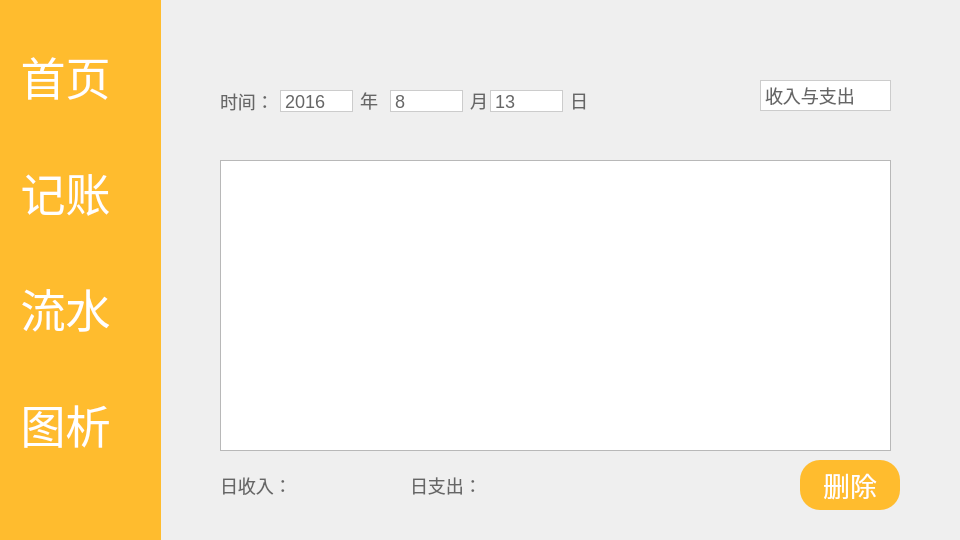
<?xml version="1.0" encoding="UTF-8"?>
<ui version="4.0">
 <class>accountStatement</class>
 <widget class="QDialog" name="accountStatement">
  <property name="geometry">
   <rect>
    <x>0</x>
    <y>0</y>
    <width>960</width>
    <height>540</height>
   </rect>
  </property>
  <property name="minimumSize">
   <size>
    <width>960</width>
    <height>540</height>
   </size>
  </property>
  <property name="maximumSize">
   <size>
    <width>960</width>
    <height>540</height>
   </size>
  </property>
  <property name="acceptDrops">
   <bool>false</bool>
  </property>
  <property name="windowTitle">
   <string>虎图帐</string>
  </property>
  <property name="windowIcon">
   <iconset resource="img.qrc">
    <normaloff>:/img/icon.jpg</normaloff>:/img/icon.jpg</iconset>
  </property>
  <property name="styleSheet">
   <string notr="true">#chart{
	background-color: #fafafa;
}
QLabel {
	font-family: &quot;微软雅黑&quot;;
	font-size: 18px;
	color: #666;
}

QPushButton#AccountStatementBtn,QPushButton#AccountingBtn,QPushButton#ChartBtn,QPushButton#HomepageBtn {
    color: #fff;
    font-size: 45px;
    font-family: &quot;逐浪雅宋体&quot;;
    line-height: 80px;
    height: 80px;
    border: 0;
}

QPushButton#AccountStatementBtn:hover,QPushButton#AccountingBtn:hover,QPushButton#ChartBtn:hover,QPushButton#HomepageBtn:hover {

	background-image: url(:/img/hoverBackground.png);
}
QPushButton#AccountStatementBtn:pressed,QPushButton#AccountingBtn:pressed,QPushButton#ChartBtn:pressed,QPushButton#HomepageBtn:pressed {

	background-image: url(:/img/pressedBackground.png);
}
QWidget#leftContainer{
    background-color:#ffbc2e
}
QComboBox {
	line-height: 20px;
    height: 20px;
    font-family: &quot;微软雅黑&quot;;
    font-size: 18px;
    color: #666;
	border: 1px solid #ccc;
}

QComboBox::down-arrow {
	width: 16px;
  
	image: url(:/img/btnDownUnChecked.png);
	background-color: #fff;
}
QComboBox::down-arrow:pressed{
    
	image: url(:/img/btnDownChecked.png);
}
QComboBox::drop-down {
	border: 0;
}
#EditBtn {
	border: 0;
	font-family: &quot;逐浪雅宋体&quot;;
	color: #fff;
	font-size: 27px;
	background-color: #ffbc2e;
	border-radius: 20px;
}
#setBtn {
	border: 0;
	background-image: url(:/img/keyUnclicked.png);
}
#setBtn:pressed {
	background-image :url(:/img/keyCLicked.png)
}</string>
  </property>
  <widget class="QTableView" name="tableView">
   <property name="geometry">
    <rect>
     <x>220</x>
     <y>160</y>
     <width>671</width>
     <height>291</height>
    </rect>
   </property>
   <property name="sizeAdjustPolicy">
    <enum>QAbstractScrollArea::AdjustIgnored</enum>
   </property>
   <attribute name="verticalHeaderVisible">
    <bool>false</bool>
   </attribute>
   <attribute name="verticalHeaderHighlightSections">
    <bool>true</bool>
   </attribute>
  </widget>
  <widget class="QLabel" name="IncomeLabel">
   <property name="geometry">
    <rect>
     <x>290</x>
     <y>470</y>
     <width>81</width>
     <height>31</height>
    </rect>
   </property>
   <property name="text">
    <string/>
   </property>
  </widget>
  <widget class="QComboBox" name="InOutcomeBox">
   <property name="geometry">
    <rect>
     <x>760</x>
     <y>80</y>
     <width>131</width>
     <height>31</height>
    </rect>
   </property>
   <item>
    <property name="text">
     <string>收入与支出</string>
    </property>
   </item>
   <item>
    <property name="text">
     <string>收入</string>
    </property>
   </item>
   <item>
    <property name="text">
     <string>支出</string>
    </property>
   </item>
  </widget>
  <widget class="QLabel" name="IncomeLabel_2">
   <property name="geometry">
    <rect>
     <x>410</x>
     <y>470</y>
     <width>81</width>
     <height>31</height>
    </rect>
   </property>
   <property name="text">
    <string>日支出：</string>
   </property>
  </widget>
  <widget class="QLabel" name="OutcomeLabel">
   <property name="geometry">
    <rect>
     <x>480</x>
     <y>470</y>
     <width>81</width>
     <height>31</height>
    </rect>
   </property>
   <property name="text">
    <string/>
   </property>
  </widget>
  <widget class="QLabel" name="OutcomeLabel_2">
   <property name="geometry">
    <rect>
     <x>220</x>
     <y>470</y>
     <width>81</width>
     <height>31</height>
    </rect>
   </property>
   <property name="text">
    <string>日收入：</string>
   </property>
  </widget>
  <widget class="QWidget" name="horizontalLayoutWidget">
   <property name="geometry">
    <rect>
     <x>0</x>
     <y>0</y>
     <width>161</width>
     <height>561</height>
    </rect>
   </property>
   <layout class="QHBoxLayout" name="lOuterLayout">
    <property name="spacing">
     <number>0</number>
    </property>
    <item>
     <widget class="QWidget" name="leftContainer" native="true">
      <property name="enabled">
       <bool>true</bool>
      </property>
      <widget class="QWidget" name="verticalLayoutWidget_3">
       <property name="geometry">
        <rect>
         <x>0</x>
         <y>0</y>
         <width>131</width>
         <height>501</height>
        </rect>
       </property>
       <layout class="QVBoxLayout" name="leftLayout">
        <property name="spacing">
         <number>0</number>
        </property>
        <property name="leftMargin">
         <number>0</number>
        </property>
        <property name="topMargin">
         <number>0</number>
        </property>
        <property name="rightMargin">
         <number>0</number>
        </property>
        <item>
         <widget class="QPushButton" name="HomepageBtn">
          <property name="text">
           <string>首页</string>
          </property>
          <property name="flat">
           <bool>false</bool>
          </property>
         </widget>
        </item>
        <item>
         <widget class="QPushButton" name="AccountingBtn">
          <property name="text">
           <string>记账</string>
          </property>
          <property name="flat">
           <bool>false</bool>
          </property>
         </widget>
        </item>
        <item>
         <widget class="QPushButton" name="AccountStatementBtn">
          <property name="text">
           <string>流水</string>
          </property>
         </widget>
        </item>
        <item>
         <widget class="QPushButton" name="ChartBtn">
          <property name="text">
           <string>图析</string>
          </property>
         </widget>
        </item>
       </layout>
      </widget>
     </widget>
    </item>
   </layout>
  </widget>
  <widget class="QPushButton" name="EditBtn">
   <property name="geometry">
    <rect>
     <x>800</x>
     <y>460</y>
     <width>100</width>
     <height>50</height>
    </rect>
   </property>
   <property name="text">
    <string>删除</string>
   </property>
  </widget>
  <widget class="QComboBox" name="YearBox">
   <property name="geometry">
    <rect>
     <x>280</x>
     <y>90</y>
     <width>73</width>
     <height>22</height>
    </rect>
   </property>
   <item>
    <property name="text">
     <string>2016</string>
    </property>
   </item>
   <item>
    <property name="text">
     <string>2017</string>
    </property>
   </item>
   <item>
    <property name="text">
     <string>2018</string>
    </property>
   </item>
   <item>
    <property name="text">
     <string>2019</string>
    </property>
   </item>
   <item>
    <property name="text">
     <string>2020</string>
    </property>
   </item>
   <item>
    <property name="text">
     <string>2021</string>
    </property>
   </item>
   <item>
    <property name="text">
     <string>2022</string>
    </property>
   </item>
   <item>
    <property name="text">
     <string>2023</string>
    </property>
   </item>
   <item>
    <property name="text">
     <string>2024</string>
    </property>
   </item>
   <item>
    <property name="text">
     <string>2025</string>
    </property>
   </item>
   <item>
    <property name="text">
     <string>2026</string>
    </property>
   </item>
   <item>
    <property name="text">
     <string>2027</string>
    </property>
   </item>
   <item>
    <property name="text">
     <string>2028</string>
    </property>
   </item>
   <item>
    <property name="text">
     <string>2029</string>
    </property>
   </item>
   <item>
    <property name="text">
     <string>2030</string>
    </property>
   </item>
  </widget>
  <widget class="QComboBox" name="MonthBox">
   <property name="geometry">
    <rect>
     <x>390</x>
     <y>90</y>
     <width>73</width>
     <height>22</height>
    </rect>
   </property>
   <property name="currentIndex">
    <number>7</number>
   </property>
   <item>
    <property name="text">
     <string>1</string>
    </property>
   </item>
   <item>
    <property name="text">
     <string>2</string>
    </property>
   </item>
   <item>
    <property name="text">
     <string>3</string>
    </property>
   </item>
   <item>
    <property name="text">
     <string>4</string>
    </property>
   </item>
   <item>
    <property name="text">
     <string>5</string>
    </property>
   </item>
   <item>
    <property name="text">
     <string>6</string>
    </property>
   </item>
   <item>
    <property name="text">
     <string>7</string>
    </property>
   </item>
   <item>
    <property name="text">
     <string>8</string>
    </property>
   </item>
   <item>
    <property name="text">
     <string>9</string>
    </property>
   </item>
   <item>
    <property name="text">
     <string>10</string>
    </property>
   </item>
   <item>
    <property name="text">
     <string>11</string>
    </property>
   </item>
   <item>
    <property name="text">
     <string>12</string>
    </property>
   </item>
  </widget>
  <widget class="QComboBox" name="DayBox">
   <property name="geometry">
    <rect>
     <x>490</x>
     <y>90</y>
     <width>73</width>
     <height>22</height>
    </rect>
   </property>
   <property name="currentIndex">
    <number>12</number>
   </property>
   <item>
    <property name="text">
     <string>1</string>
    </property>
   </item>
   <item>
    <property name="text">
     <string>2</string>
    </property>
   </item>
   <item>
    <property name="text">
     <string>3</string>
    </property>
   </item>
   <item>
    <property name="text">
     <string>4</string>
    </property>
   </item>
   <item>
    <property name="text">
     <string>5</string>
    </property>
   </item>
   <item>
    <property name="text">
     <string>6</string>
    </property>
   </item>
   <item>
    <property name="text">
     <string>7</string>
    </property>
   </item>
   <item>
    <property name="text">
     <string>8</string>
    </property>
   </item>
   <item>
    <property name="text">
     <string>9</string>
    </property>
   </item>
   <item>
    <property name="text">
     <string>10</string>
    </property>
   </item>
   <item>
    <property name="text">
     <string>11</string>
    </property>
   </item>
   <item>
    <property name="text">
     <string>12</string>
    </property>
   </item>
   <item>
    <property name="text">
     <string>13</string>
    </property>
   </item>
   <item>
    <property name="text">
     <string>14</string>
    </property>
   </item>
   <item>
    <property name="text">
     <string>15</string>
    </property>
   </item>
   <item>
    <property name="text">
     <string>16</string>
    </property>
   </item>
   <item>
    <property name="text">
     <string>17</string>
    </property>
   </item>
   <item>
    <property name="text">
     <string>18</string>
    </property>
   </item>
   <item>
    <property name="text">
     <string>19</string>
    </property>
   </item>
   <item>
    <property name="text">
     <string>20</string>
    </property>
   </item>
   <item>
    <property name="text">
     <string>21</string>
    </property>
   </item>
   <item>
    <property name="text">
     <string>22</string>
    </property>
   </item>
   <item>
    <property name="text">
     <string>23</string>
    </property>
   </item>
   <item>
    <property name="text">
     <string>24</string>
    </property>
   </item>
   <item>
    <property name="text">
     <string>25</string>
    </property>
   </item>
   <item>
    <property name="text">
     <string>26</string>
    </property>
   </item>
   <item>
    <property name="text">
     <string>27</string>
    </property>
   </item>
   <item>
    <property name="text">
     <string>28</string>
    </property>
   </item>
   <item>
    <property name="text">
     <string>29</string>
    </property>
   </item>
   <item>
    <property name="text">
     <string>30</string>
    </property>
   </item>
   <item>
    <property name="text">
     <string>31</string>
    </property>
   </item>
  </widget>
  <widget class="QLabel" name="timeLable">
   <property name="geometry">
    <rect>
     <x>220</x>
     <y>90</y>
     <width>81</width>
     <height>22</height>
    </rect>
   </property>
   <property name="text">
    <string>时间：</string>
   </property>
  </widget>
  <widget class="QLabel" name="yearLabel">
   <property name="geometry">
    <rect>
     <x>360</x>
     <y>90</y>
     <width>21</width>
     <height>21</height>
    </rect>
   </property>
   <property name="text">
    <string>年</string>
   </property>
  </widget>
  <widget class="QLabel" name="yearLabel_2">
   <property name="geometry">
    <rect>
     <x>470</x>
     <y>90</y>
     <width>21</width>
     <height>21</height>
    </rect>
   </property>
   <property name="text">
    <string>月</string>
   </property>
  </widget>
  <widget class="QLabel" name="yearLabel_3">
   <property name="geometry">
    <rect>
     <x>570</x>
     <y>90</y>
     <width>21</width>
     <height>21</height>
    </rect>
   </property>
   <property name="text">
    <string>日</string>
   </property>
  </widget>
  <widget class="QPushButton" name="setBtn">
   <property name="geometry">
    <rect>
     <x>0</x>
     <y>450</y>
     <width>159</width>
     <height>53</height>
    </rect>
   </property>
   <property name="text">
    <string/>
   </property>
   <property name="iconSize">
    <size>
     <width>97</width>
     <height>56</height>
    </size>
   </property>
  </widget>
 </widget>
 <resources>
  <include location="img.qrc"/>
 </resources>
 <connections/>
</ui>
